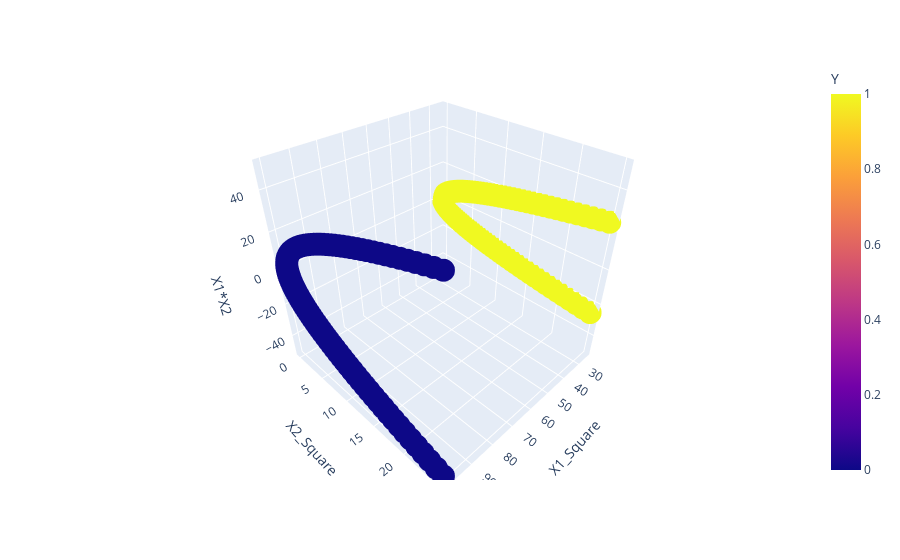

The notebook cell saved with this chart:
### Code cell
import plotly.express as px
fig = px.scatter_3d(df, x="X1_Square",y="X2_Square",z="X1*X2",color="Y")
fig.show()

### Figure 1 — Plotly figure (JSON) as saved in the notebook; plotly's stock layout.template omitted (floating-point values rounded to 4 significant figures; data arrays with more than 128 entries replaced by an {"elided": "..."} marker saying what was removed)
{"data": [{"hovertemplate": "X1_Square=%{x}<br>X2_Square=%{y}<br>X1*X2=%{z}<br>Y=%{marker.color}<extra></extra>", "legendgroup": "", "marker": {"color": {"elided": "400 int values"}, "coloraxis": "coloraxis", "symbol": "circle"}, "mode": "markers", "name": "", "scene": "scene", "showlegend": false, "type": "scatter3d", "x": {"elided": "400 float values"}, "y": {"elided": "400 float values"}, "z": {"elided": "400 float values"}}], "layout": {"coloraxis": {"colorbar": {"title": {"text": "Y"}}, "colorscale": [[0, "#0d0887"], [0.1111, "#46039f"], [0.2222, "#7201a8"], [0.3333, "#9c179e"], [0.4444, "#bd3786"], [0.5556, "#d8576b"], [0.6667, "#ed7953"], [0.7778, "#fb9f3a"], [0.8889, "#fdca26"], [1, "#f0f921"]]}, "legend": {"tracegroupgap": 0}, "margin": {"t": 60}, "scene": {"domain": {"x": [0, 1], "y": [0, 1]}, "xaxis": {"title": {"text": "X1_Square"}}, "yaxis": {"title": {"text": "X2_Square"}}, "zaxis": {"title": {"text": "X1*X2"}}}}}
